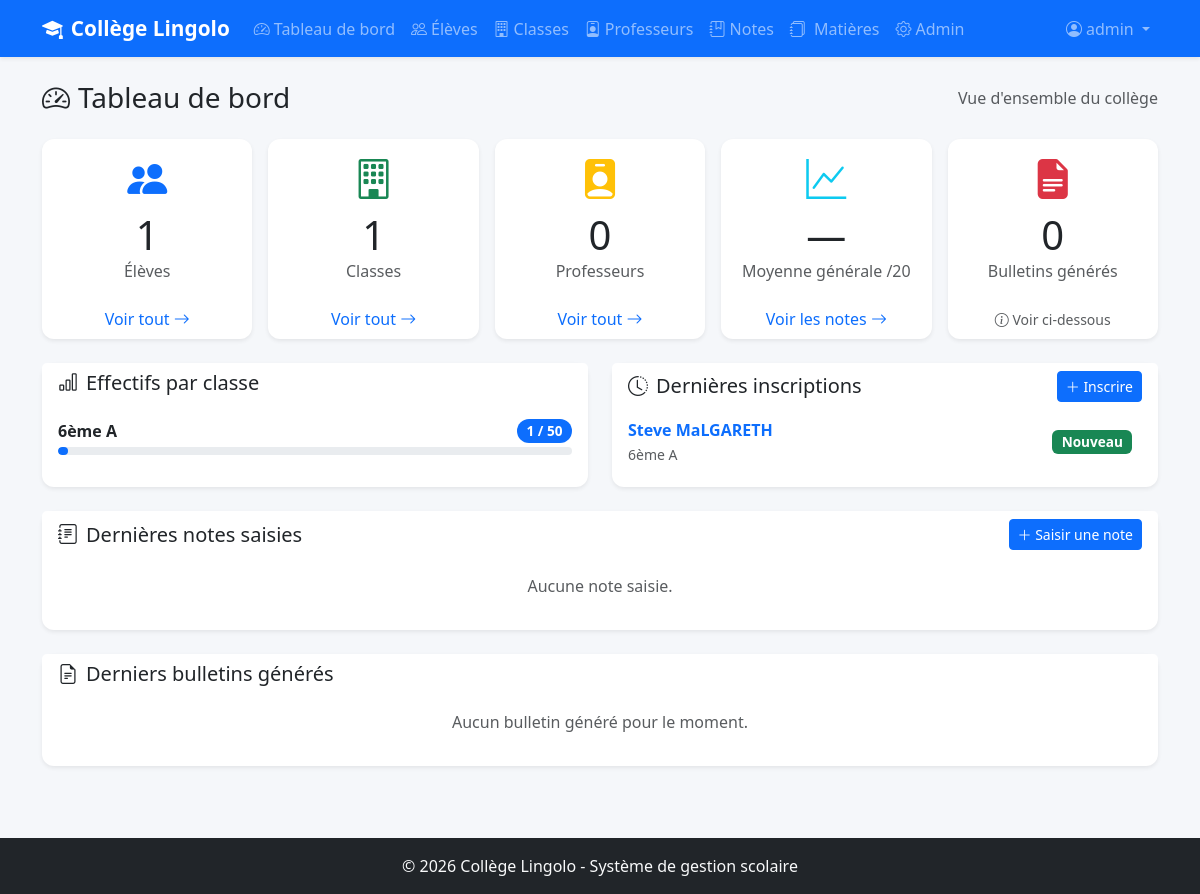
Page / (signed in) on the earlier database version.
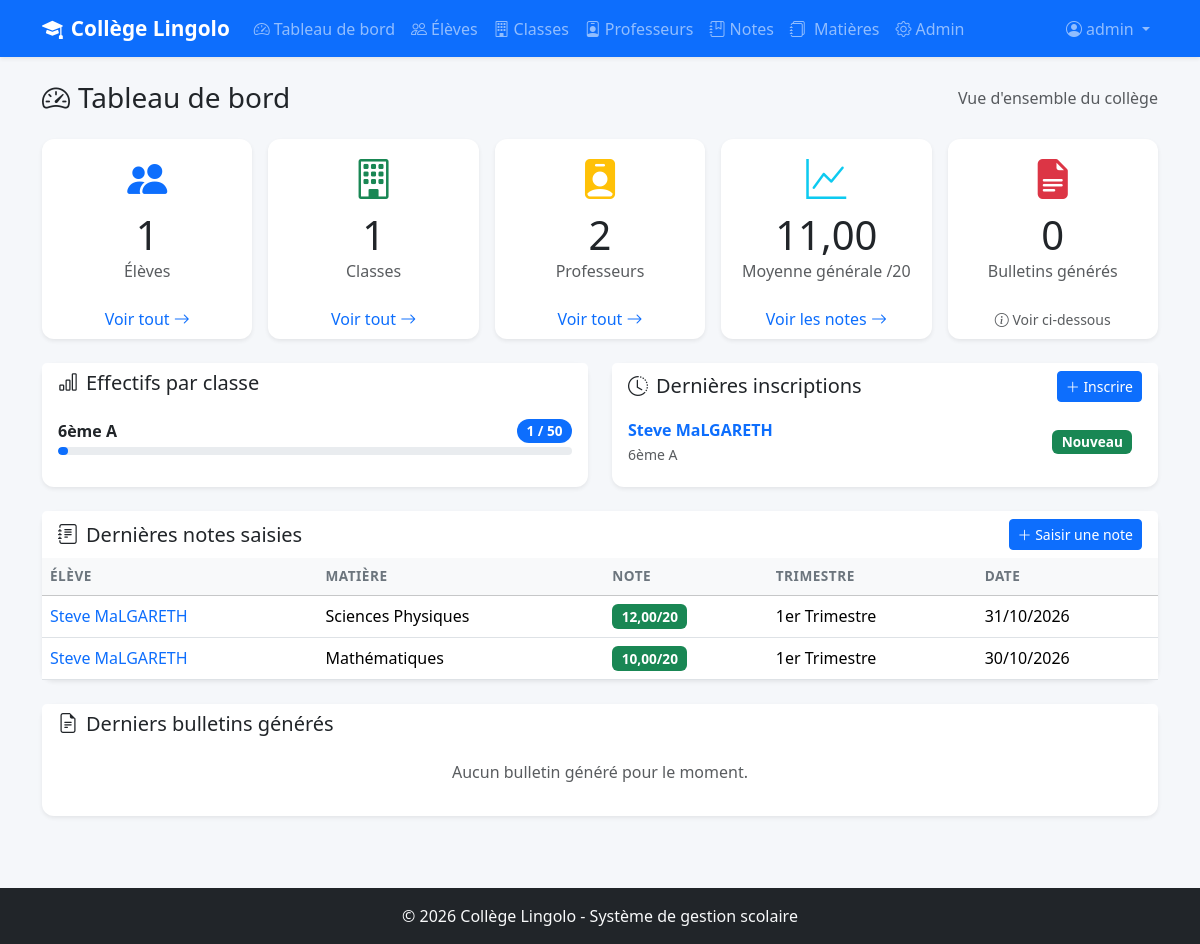
Same page on the later database version.
### eleves/models.py (models this page shows, shortened)
class Classe(models.Model):
    NIVEAUX = [
        ('6eme', '6ème'),
        ('5eme', '5ème'),
        ('4eme', '4ème'),
        ('3eme', '3ème'),
    ]
    niveau = models.CharField(
        max_length=10,
        choices=NIVEAUX,
        verbose_name="Niveau",           # Nom affiché dans l'admin et les forms
        help_text="Niveau scolaire"      # Texte d'aide sous le champ
    )
    lettre = models.CharField(
        max_length=5,
        verbose_name="Lettre",
        help_text="Ex: A, B, C..."
    )
    capacite = models.IntegerField(
        default=50,                      # Valeur par défaut si non renseignée
        verbose_name="Capacité maximale",
        help_text="Nombre maximum d'élèves"
    )
    class Meta:
        verbose_name = "Classe"
        verbose_name_plural = "Classes"
        ordering = ['niveau', 'lettre']
        unique_together = ['niveau', 'lettre']
    def __str__(self):
        return f"{self.get_niveau_display()} {self.lettre}"

class Eleve(models.Model):
    STATUTS = [
        ('nouveau', 'Nouveau'),
        ('redoublant', 'Redoublant'),
    ]
    SEXES = [
        ('M', 'Masculin'),
        ('F', 'Féminin'),
    ]
    nom = models.CharField(
        max_length=100,
        verbose_name="Nom de famille"
    )
    prenom = models.CharField(
        max_length=100,
        verbose_name="Prénom"
    )
    date_naissance = models.DateField(
        verbose_name="Date de naissance",
        help_text="Format : AAAA-MM-JJ (ex: 2010-05-15)"
    )
    sexe = models.CharField(
        max_length=1,
        choices=SEXES,
        default='M',
        verbose_name="Sexe"
    )
    classe = models.ForeignKey(
        Classe,
        on_delete=models.SET_NULL,       # Si la classe est supprimée → NULL
        null=True,                       # Autorise NULL en base de données
        blank=True,                      # Autorise le champ vide dans les forms
        related_name='eleves',           # classe.eleves.all() pour avoir les élèves
        verbose_name="Classe"
    )
    statut = models.CharField(
        max_length=20,
        choices=STATUTS,
        default='nouveau',
        verbose_name="Statut"
    )
    adresse = models.TextField(
        blank=True,                      # blank=True = champ optionnel dans les forms
        default='',                      # Valeur par défaut vide
        verbose_name="Adresse"
    )
    nom_parent = models.CharField(
        max_length=200,
        blank=True,
        default='',
        verbose_name="Nom du parent/tuteur"
    )
    telephone_parent = models.CharField(
        max_length=20,
        blank=True,
        default='',
        verbose_name="Téléphone du parent",
        help_text="Ex: +242 06 xxx xx xx"
    )
    date_inscription = models.DateTimeField(
        auto_now_add=True,
        verbose_name="Date d'inscription"
    )
    class Meta:
        verbose_name = "Élève"
        verbose_name_plural = "Élèves"
        ordering = ['classe', 'nom', 'prenom']  # Tri par classe puis nom
    def __str__(self):
        return f"{self.prenom} {self.nom}"

class Note(models.Model):
    TRIMESTRES = [
        (1, '1er Trimestre'),
        (2, '2ème Trimestre'),
        (3, '3ème Trimestre'),
    ]
    eleve = models.ForeignKey(
        Eleve,
        on_delete=models.CASCADE,        # Si l'élève est supprimé, ses notes aussi
        related_name='notes',            # eleve.notes.all()
        verbose_name="Élève"
    )
    matiere = models.ForeignKey(
        Matiere,
        on_delete=models.CASCADE,
        related_name='notes',
        verbose_name="Matière"
    )
    valeur = models.DecimalField(
        max_digits=4,
        decimal_places=2,
        verbose_name="Note",
        help_text="Note sur 20"
    )
    trimestre = models.IntegerField(
        choices=TRIMESTRES,
        default=1,
        verbose_name="Trimestre"
    )
    date_evaluation = models.DateField(
        verbose_name="Date de l'évaluation"
    )
    commentaire = models.TextField(
        blank=True, default='',
        verbose_name="Commentaire"
    )
    class Meta:
        verbose_name = "Note"
        verbose_name_plural = "Notes"
        ordering = ['-date_evaluation']  # Les plus récentes en premier (- = desc)

class Matiere(models.Model):
    nom = models.CharField(
        max_length=100,
        unique=True,                     # Pas deux matières avec le même nom
        verbose_name="Nom de la matière"
    )
    coefficient = models.IntegerField(
        default=1,
        verbose_name="Coefficient"
    )
    professeurs = models.ManyToManyField(
        Professeur,
        blank=True,                      # Une matière peut n'avoir aucun prof assigné
        related_name='matieres',         # prof.matieres.all() pour voir ses matières
        verbose_name="Professeurs"
    )
    class Meta:
        verbose_name = "Matière"
        verbose_name_plural = "Matières"
        ordering = ['nom']
    def __str__(self):
        return self.nom

### eleves/views.py (the view)
# urls.py: path('', views.dashboard, name='dashboard'),
@login_required
def dashboard(request):
    total_eleves = Eleve.objects.count()
    total_classes = Classe.objects.count()
    total_professeurs = Professeur.objects.count()
    total_matieres = Matiere.objects.count()
    total_bulletins = Bulletin.objects.count()
    moyenne_generale = Note.objects.aggregate(
        moyenne=Avg('valeur')
    )['moyenne']
    derniers_eleves = Eleve.objects.select_related('classe').order_by(
        '-date_inscription'
    )[:5]
    classes_stats = Classe.objects.annotate(
        nb_eleves=Count('eleves')
    ).order_by('niveau', 'lettre')
    dernieres_notes = Note.objects.select_related(
        'eleve', 'matiere'
    ).order_by('-date_evaluation')[:10]
    derniers_bulletins = Bulletin.objects.select_related(
        'eleve', 'classe'
    ).order_by('-date_bulletin')[:5]
    context = {
        'total_eleves': total_eleves,
        'total_classes': total_classes,
        'total_professeurs': total_professeurs,
        'total_matieres': total_matieres,
        'total_bulletins': total_bulletins,
        'moyenne_generale': moyenne_generale,
        'derniers_eleves': derniers_eleves,
        'classes_stats': classes_stats,
        'dernieres_notes': dernieres_notes,
        'derniers_bulletins': derniers_bulletins,
    }
    return render(request, 'eleves/dashboard.html', context)

### eleves/templates/eleves/dashboard.html (shortened to what the changed rows need)
{% extends 'eleves/base.html' %}
{% block content %}
<div class="d-flex justify-content-between align-items-center mb-4">
    <h1 class="h3 mb-0">
        <i class="bi bi-speedometer2 me-2"></i>Tableau de bord
    </h1>
</div>
<div class="row g-3 mb-4 row-cols-1 row-cols-sm-2 row-cols-md-3 row-cols-xl-5">
    <div class="col">
        <div class="card border-0 shadow-sm h-100">
            <div class="card-body text-center">
                <h2 class="h1 mb-0">{{ total_eleves }}</h2>
            </div>
        </div>
    </div>
    <div class="col">
        <div class="card border-0 shadow-sm h-100">
            <div class="card-body text-center">
                <h2 class="h1 mb-0">{{ total_classes }}</h2>
            </div>
        </div>
    </div>
    <div class="col">
        <div class="card border-0 shadow-sm h-100">
            <div class="card-body text-center">
                <div class="display-6 text-warning mb-2">
                    <i class="bi bi-person-badge-fill"></i>
                </div>
                <h2 class="h1 mb-0">{{ total_professeurs }}</h2>
                <p class="text-muted mb-0">Professeurs</p>
            </div>
        </div>
    </div>
    <div class="col">
        <div class="card border-0 shadow-sm h-100">
            <div class="card-body text-center">
                <div class="display-6 text-info mb-2">
                    <i class="bi bi-graph-up"></i>
                </div>
                <h2 class="h1 mb-0">
                    {{ moyenne_generale|floatformat:2|default:"—" }}
                </h2>
                <p class="text-muted mb-0">Moyenne générale /20</p>
            </div>
        </div>
    </div>
    <div class="col">
        <div class="card border-0 shadow-sm h-100">
            <div class="card-body text-center">
                <h2 class="h1 mb-0">{{ total_bulletins }}</h2>
            </div>
        </div>
    </div>
</div>
<div class="row g-4 mb-4">
    <div class="col-lg-6">
        <div class="card border-0 shadow-sm h-100">
            <div class="card-body">
                {% if classes_stats %}
                    {% for classe in classes_stats %}
                    <div class="mb-3">
                        <div class="d-flex justify-content-between mb-1">
                            <span class="fw-semibold">{{ classe }}</span>
                            <span class="badge bg-primary rounded-pill">
                                {{ classe.nb_eleves }} / {{ classe.capacite }}
                            </span>
                        </div>
                        <div class="progress" style="height: 8px;">
                            <div class="progress-bar bg-primary"
                                 role="progressbar"
                                 style="width: {% widthratio classe.nb_eleves classe.capacite 100 %}%">
                            </div>
                        </div>
                    </div>
                    {% endfor %}
                {% else %}
                    <p class="text-muted text-center py-3">
                        Aucune classe enregistrée.
                        <a href="{% url 'ajouter_classe' %}">Ajouter une classe</a>
                    </p>
                {% endif %}
            </div>
        </div>
    </div>
    <div class="col-lg-6">
        <div class="card border-0 shadow-sm h-100">
            <div class="card-body p-0">
                {% if derniers_eleves %}
                    <ul class="list-group list-group-flush">
                        {% for eleve in derniers_eleves %}
                        <li class="list-group-item d-flex justify-content-between align-items-center">
                            <div>
                                <a href="{% url 'detail_eleve' eleve.pk %}"
                                   class="text-decoration-none fw-semibold">
                                    {{ eleve.prenom }} {{ eleve.nom }}
                                </a>
                                <br>
                                <small class="text-muted">
                                    {{ eleve.classe|default:"Non affecté" }}
                                </small>
                            </div>
                            <span class="badge bg-{{ eleve.statut|default:'secondary' }} rounded-pill">
                                {% if eleve.statut == 'nouveau' %}
                                    <span class="badge bg-success">Nouveau</span>
                                {% else %}
                                    <span class="badge bg-warning text-dark">Redoublant</span>
                                {% endif %}
                            </span>
                        </li>
                        {% endfor %}
                    </ul>
                {% else %}
                    <p class="text-muted text-center py-3">
                        Aucun élève inscrit.
                        <a href="{% url 'ajouter_eleve' %}">Inscrire un élève</a>
                    </p>
                {% endif %}
            </div>
        </div>
    </div>
</div>
<div class="card border-0 shadow-sm mb-4">
    <div class="card-body p-0">
        {% if dernieres_notes %}
        <div class="table-responsive">
            <table class="table table-hover mb-0">
                <thead class="table-light">
                    <tr>
                        <th>Élève</th>
                        <th>Matière</th>
                        <th>Note</th>
                        <th>Trimestre</th>
                        <th>Date</th>
                    </tr>
                </thead>
                <tbody>
                    {% for note in dernieres_notes %}
                    <tr>
                        <td>
                            <a href="{% url 'detail_eleve' note.eleve.pk %}"
                               class="text-decoration-none">
                                {{ note.eleve }}
                            </a>
                        </td>
                        <td>{{ note.matiere }}</td>
                        <td>
                            {% if note.valeur >= 10 %}
                                <span class="badge bg-success">{{ note.valeur }}/20</span>
                            {% elif note.valeur >= 7 %}
                                <span class="badge bg-warning text-dark">{{ note.valeur }}/20</span>
                            {% else %}
                                <span class="badge bg-danger">{{ note.valeur }}/20</span>
                            {% endif %}
                        </td>
                        <td>{{ note.get_trimestre_display }}</td>
                        <td>{{ note.date_evaluation|date:"d/m/Y" }}</td>
                    </tr>
                    {% endfor %}
                </tbody>
            </table>
        </div>
        {% else %}
            <p class="text-muted text-center py-3">Aucune note saisie.</p>
        {% endif %}
    </div>
</div>
{% endblock %}

Differences in the rows shown:
added Note: eleve "Steve MaLGARETH", matiere "Sciences Physiques", valeur "12,00", trimestre "1er Trimestre", date_evaluation "31/10/2026"
added Note: eleve "Steve MaLGARETH", matiere "Mathématiques", valeur "10,00", trimestre "1er Trimestre", date_evaluation "30/10/2026"
Other differences:
{{ total_professeurs }}: "0" → "2"
{{ moyenne_generale|floatformat:2|default:"—" }}: "—" → "11,00"
text no longer shown: "Aucune note saisie."
text now shown: "ÉLÈVE MATIÈRE NOTE TRIMESTRE DATE"
